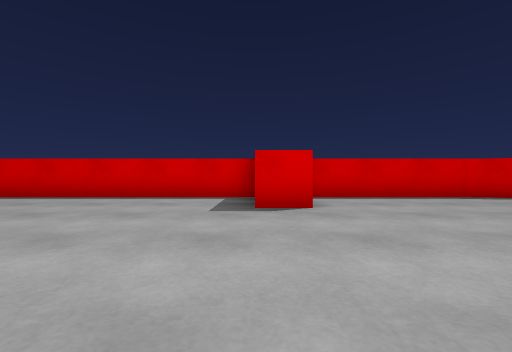
View 1 (above)

16 first-person views from a walk through a 3-D level made in the Unity game engine. The camera is 0.55 m above the floor, looks level and sees 90° across. The floor is counted in squares, 1 m on a side. Each view is taken from the middle of a square. On the plan, view 1 faces up. The plan holds only what a view shows up to about 9 squares ahead; the rest is blank. The place goes on beyond the plan. The player is left out.

View 2
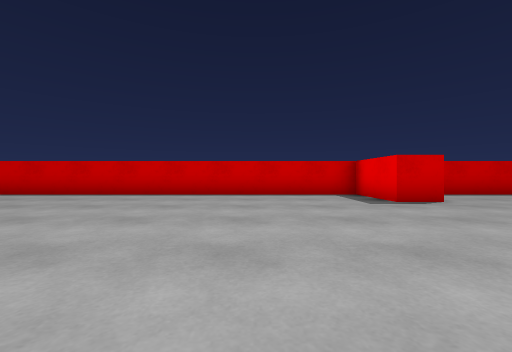

View 3
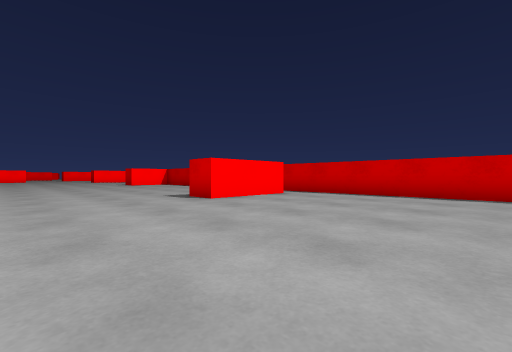

View 4
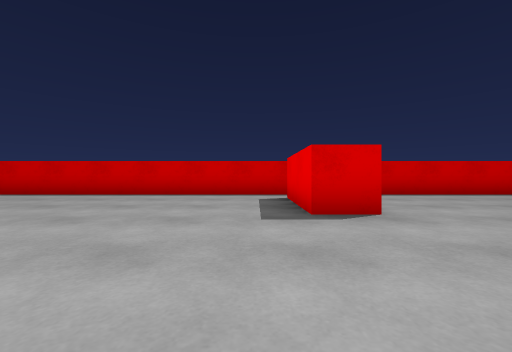

View 5
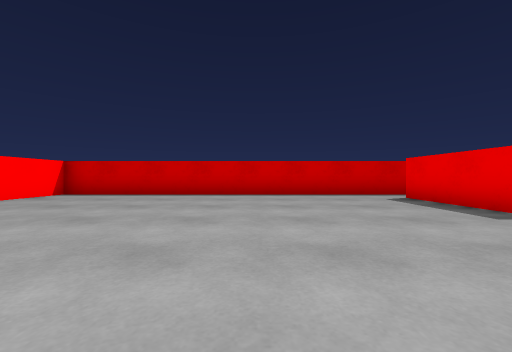

View 6
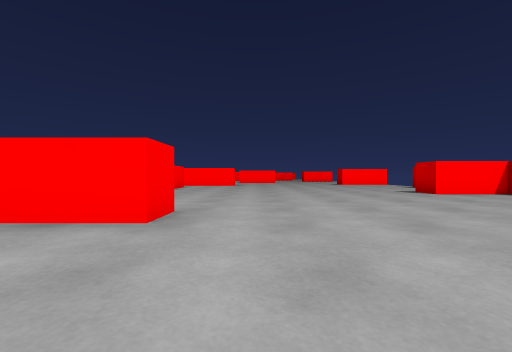

View 7
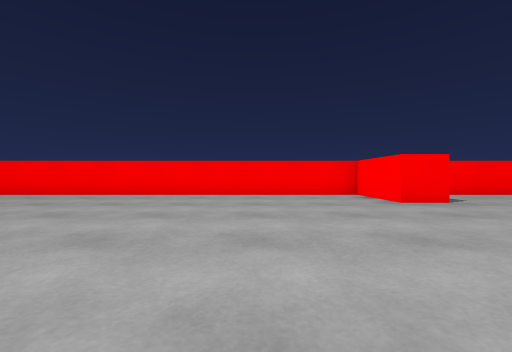

View 8
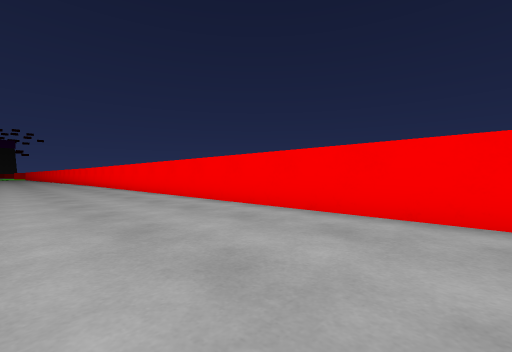

View 9
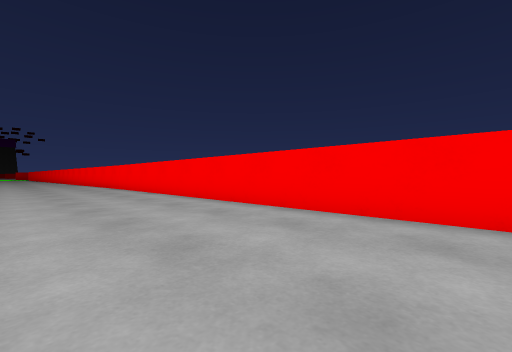

View 10
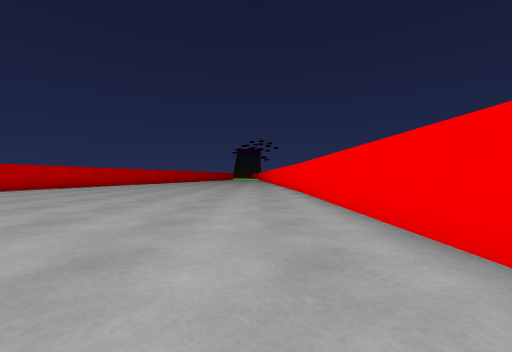

View 11
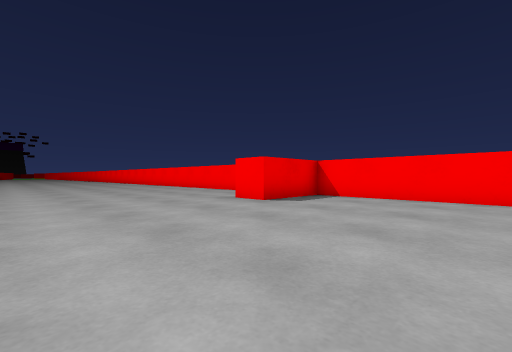

View 12
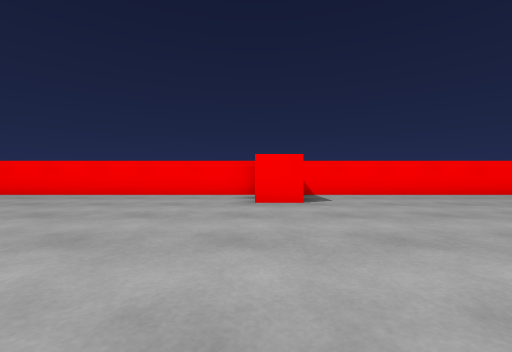

View 13
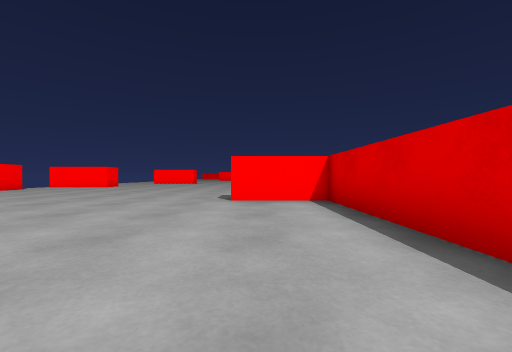

View 14
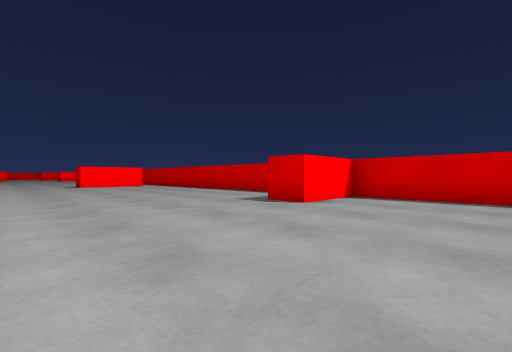

View 15
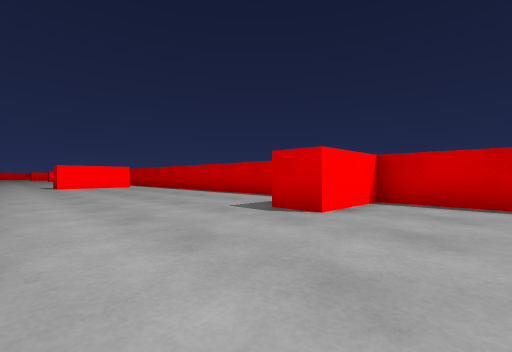

View 16
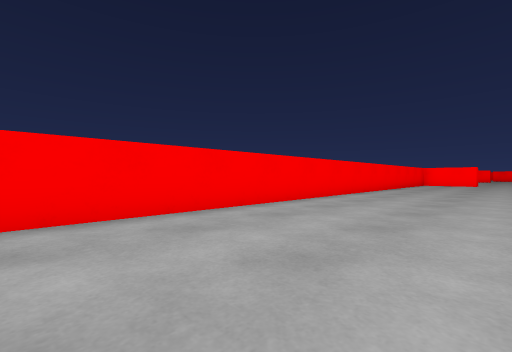

### Floor plan
Points are (right, up) in squares from view 1. A wall is a line through its corners. A room is listed if a view was taken in it or the views show most of it. See-through windows are left out.
Room 1 (views 1, 2, 3, 4, 5, 6, 7, 8, 9, 10, 11, 12, 13, 14, 15, 16)
walls: (-10.2, 5.5) (-10.2, 2.7) (-11.2, 2.7) (-11.2, 5.5); (4.5, 6.6) (1, 6.6) (1, 4.4) (0, 4.4) (0, 6.6) (-20.7, 6.6) (-20.7, 4.4) (-21.5, 4.4); (-21.5, -4.5) (-17, -4.5) (-17, -2.3) (-16, -2.3) (-16, -4.5) (4.5, -4.5)

Positions as (right, up) in squares from view 1, and headings:
1: (0, 0), facing up
2: (-3, -1), facing up
3: (-5, -1), facing up-left
4: (-12, -1), facing up
5: (-15, -1), facing up
6: (-13, -1), facing left
7: (-13, 3), facing down
8: (-10, -1), facing down-right
9: (-5, -1), facing down-right
10: (-2, -3), facing right
11: (-21, 2), facing down-right
12: (-16, 3), facing down
13: (-15, 5), facing left
14: (4, 0), facing up-left
15: (3, 1), facing up-left
16: (1, -1), facing down-left
